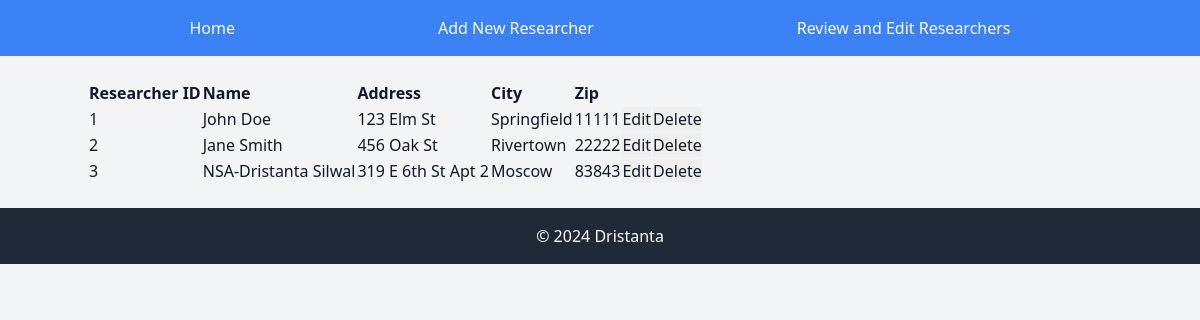
Page /list on the committed database.
### tables this page shows
CREATE TABLE researchers
               (name TEXT, addr TEXT, city TEXT, zip TEXT);

### app.py (the view)
@app.route('/list')
def list():
    con = sqlite3.connect("database.db")
    con.row_factory = sqlite3.Row
    cur = con.cursor()
    cur.execute("SELECT rowid, * FROM researchers")
    rows = cur.fetchall()
    con.close()
    return render_template("list.html", rows=rows)

### templates/list.html (shortened to what this page needs)
{% extends "layout.html" %}
{% block content %}
        <table border="1px">
            <thead>
                <td><strong>Researcher ID</strong></td>
                <td><strong>Name</strong></td>
                <td><strong>Address</strong></td>
                <td><strong>City</strong></td>
                <td><strong>Zip</strong></td>
                <td></td>
                <td></td>
            </thead>
            {% for row in rows %}
            <tr>
                <td>{{ row["rowid"] }}</td>
                <td>{{ row["name"] }}</td>
                <td> {{ row["addr"]}}</td>
                <td>{{ row["city"] }}</td>
                <td>{{ row["zip"] }}</td>
                <td><form action="{{url_for('edit')}}" method="POST"><input type="hidden" name="id" value="{{ row['rowid'] }}"><input type="submit" value="Edit"></form> </td>
                <td><form onsubmit="return confirm('Are you sure you want to DELETE this Researcher from the Database?');" action="{{url_for('delete')}}" method="POST"><input type="hidden" name="id" value="{{ row['rowid'] }}"><input type="submit" value="Delete"></form> </td>
            </tr>
            {% endfor %}
        </table>
{% endblock %}

### templates/layout.html (shortened to what this page needs)
<!DOCTYPE html>
<html lang="en">
<head>
    <link href="https://cdn.jsdelivr.net/npm/tailwindcss@2.2.19/dist/tailwind.min.css" rel="stylesheet">
</head>
<body class="bg-gray-100 text-gray-900">
    <div class="bg-blue-500 text-white py-4">
        <div class="container mx-auto flex justify-around">
            <a href="{{ url_for('home') }}" class="hover:text-gray-300">Home</a>
            <a href="{{ url_for('enternew') }}" class="hover:text-gray-300">Add New Researcher</a>
            <a href="{{ url_for('list') }}" class="hover:text-gray-300">Review and Edit Researchers</a>
        </div>
    </div>
    <div class="container mx-auto py-6">
        {% block content %}
        {% endblock %}
    </div>
    <footer class="bg-gray-800 text-white py-4">
        <div class="container mx-auto text-center">
            <p>&copy; 2024 Dristanta</p>
        </div>
    </footer>
</body>
</html>

### rows in the picture
researchers: rowid "1", name "John Doe", addr "123 Elm St", city "Springfield", zip "11111"
researchers: rowid "2", name "Jane Smith", addr "456 Oak St", city "Rivertown", zip "22222"
researchers: rowid "3", name "NSA-Dristanta Silwal", addr "319 E 6th St Apt 2", city "Moscow", zip "83843"
